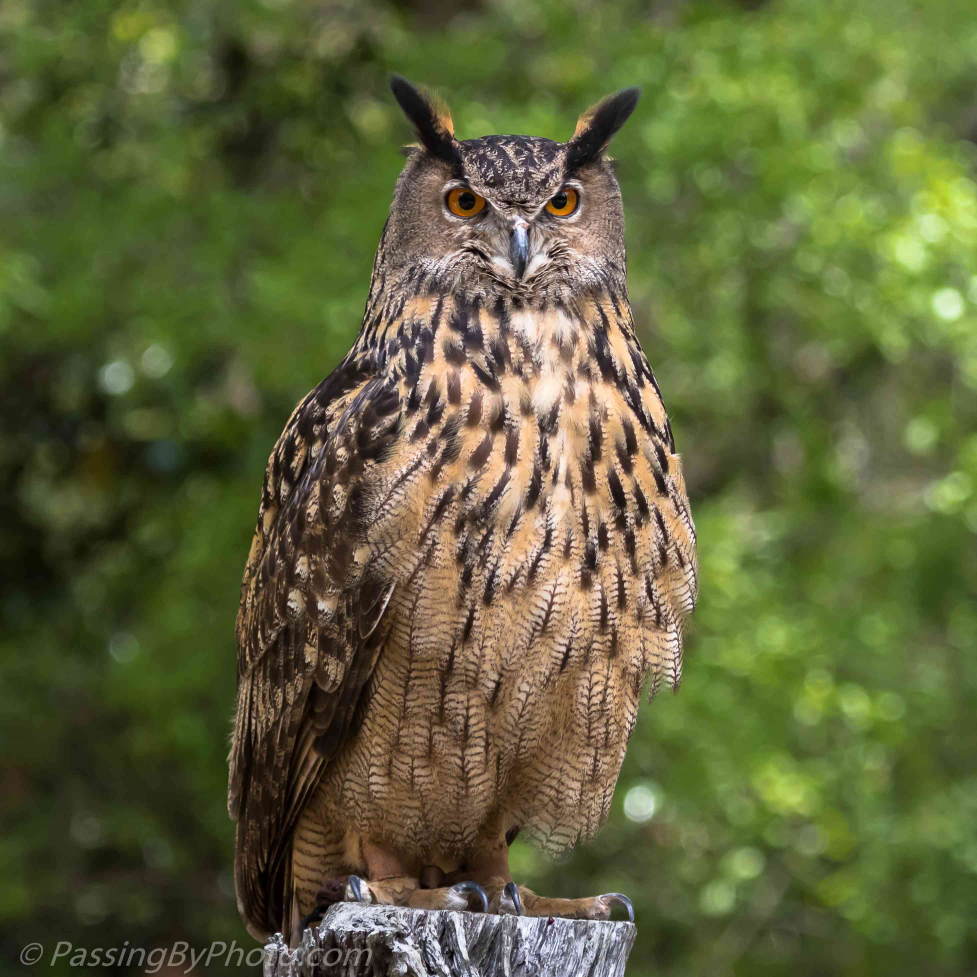
#> input picture media/project_ibis/input_images/eurasian-eagle-owl-3 compressed.jpg, 2930 x 2930 px, found by its file name (shown at 1/3 size)
$ python test.py
#> lines starting #> are read from the running program, lines starting #| are printed output that depends on the picture
import cv2
import numpy as np

image = cv2.imread('C:/Users/meet3/Desktop/project_ibis/media/project_ibis/input_images/eurasian-eagle-owl-3 compressed.jpg')
#> image is the input picture: shape (2930, 2930, 3); mean B, G, R 58.8, 99.2, 94.9
image=np.resize(image,(150,150))
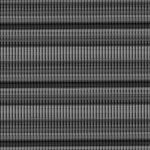
#> image: shape (150, 150); min 5, max 149, mean 80.4
image = np.array(image)
print(image)
#> (printed output is left out)

$ run again, with media/project_ibis/input_images/Ashy Prinia. Photo Dr. R.B.Balar. CD-51. _MG_9536 compressed.jpg copied over media/project_ibis/input_images/eurasian-eagle-owl-3 compressed.jpg
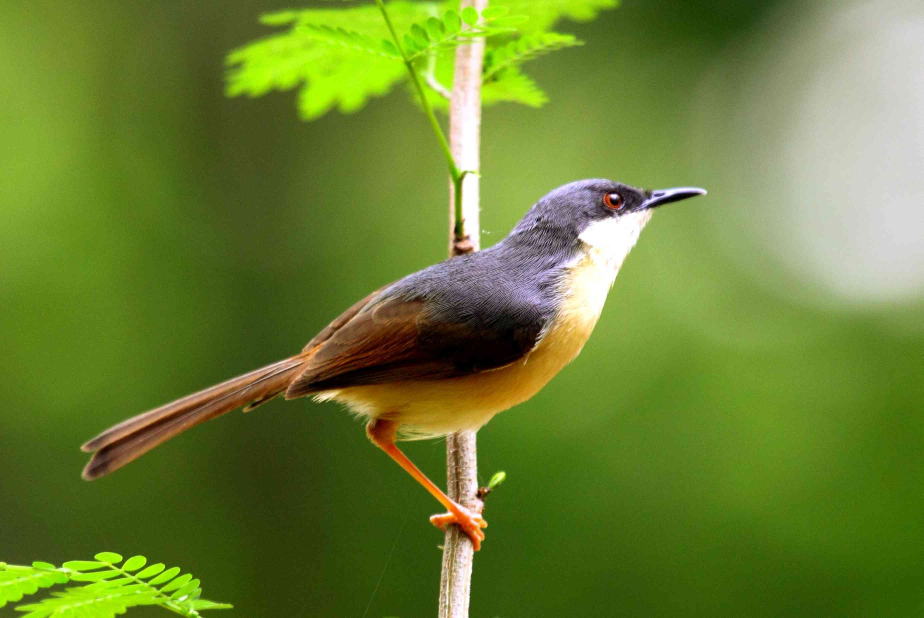
#> input picture media/project_ibis/input_images/Ashy Prinia. Photo Dr. R.B.Balar. CD-51. _MG_9536 compressed.jpg, 2770 x 1853 px, found by its file name (shown at 1/3 size)
#> image is the input picture: shape (1853, 2770, 3); mean B, G, R 49.8, 128.3, 105.8
#> `image=np.resize(image,(150,150))`:
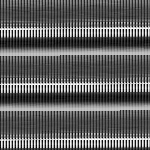
#> image: shape (150, 150); min 0, max 255, mean 96.5
#> (printed output is left out)
